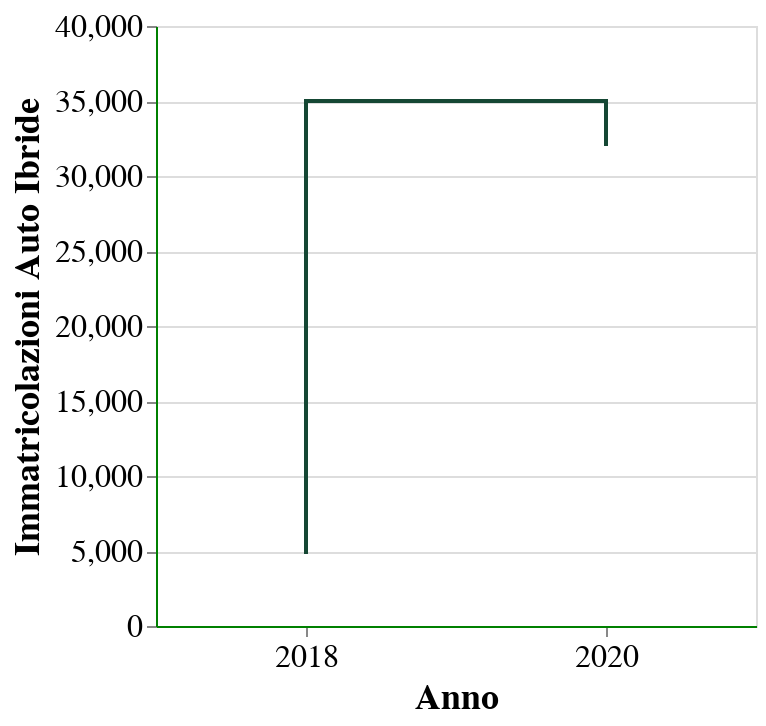

The code cell stored with this chart in its notebook:
### Markdown cell above
Then, I build the lines through the `mark_line()` function of the `Chart()` class. Note that, in this case, the `Chart()` class receives as input the `df_line` dataframe.

### Code cell
line = alt.Chart(df_line).mark_line(color='#154734').encode(
    alt.Y('Value', axis=axis_config,title=title,scale=scale_config),
    alt.X('Year:N',axis=axis_config, title='Anno', ),
)
line

### Figure 1 — Vega-Lite specification as saved in the notebook (floating-point values rounded to 4 significant figures)
{"config": {"axis": {"domainColor": "green"}, "view": {"width": 300, "height": 300}, "title": {"fontSize": 20}}, "encoding": {"y": {"axis": {"title": "Immatricolazioni Auto Ibride", "labelAngle": 0, "labelFont": "utopia-std, serif", "labelFontSize": 16, "titleFont": "utopia-std, serif", "titleFontSize": 18}, "scale": {"domain": [0, 40000]}, "type": "quantitative", "field": "Value", "title": "Immatricolazioni Auto Ibride"}, "x": {"axis": {"title": "Anno", "labelAngle": 0, "labelFont": "utopia-std, serif", "labelFontSize": 16, "titleFont": "utopia-std, serif", "titleFontSize": 18}, "type": "nominal", "field": "Year", "title": "Anno"}}, "data": {"name": "data-ef28567f4f1c9c9b6879916bfe26aca9"}, "mark": {"type": "line", "color": "#154734"}, "$schema": "https://vega.github.io/schema/vega-lite/v4.8.1.json", "datasets": {"data-ef28567f4f1c9c9b6879916bfe26aca9": [{"Year": 2018, "Value": 4800}, {"Year": 2018, "Value": 35000}, {"Year": 2020, "Value": 35000}, {"Year": 2020, "Value": 32000}]}}
